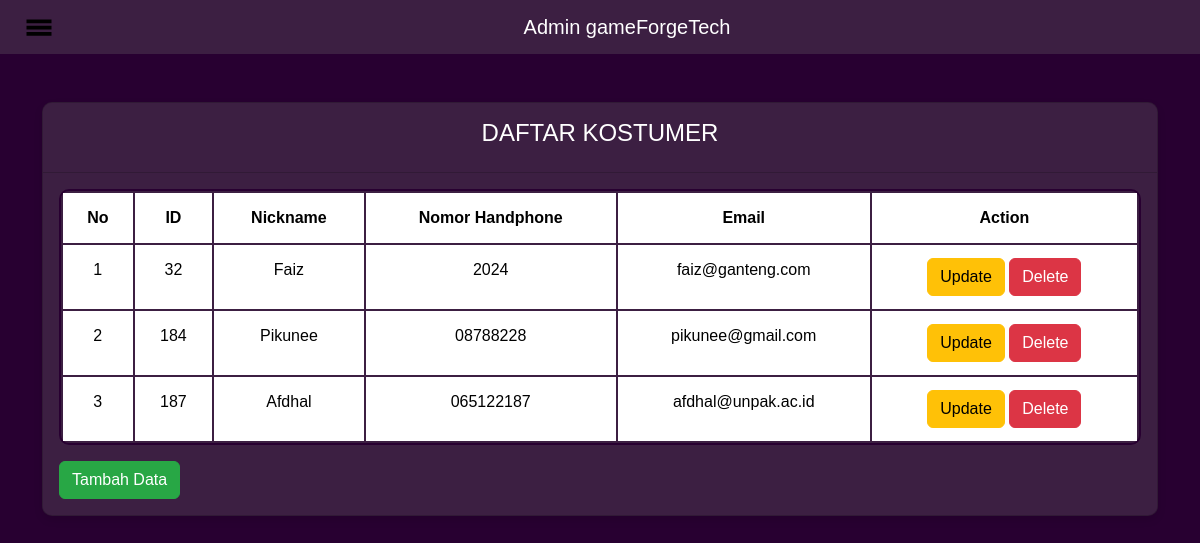
/admin/manajemen_kostumer.php, run on the app's committed database.
### tables this page shows
CREATE TABLE `kostumer` (
  `id` int NOT NULL,
  `id_game` int DEFAULT NULL,
  `nick` varchar(100) DEFAULT NULL,
  `no_hp` varchar(20) DEFAULT NULL,
  `email` varchar(100) DEFAULT NULL
);

### admin/manajemen_kostumer.php (the view, shortened to what this page needs)
<!doctype html>
<html lang="en">
  <head>
    <link href="https://cdn.jsdelivr.net/npm/bootstrap@5.3.3/dist/css/bootstrap.min.css" rel="stylesheet">
    <link rel="stylesheet" href="manajemen.css">
  </head>
  <body>
    <nav class="navbar navbar-dark">
      <div class="container-fluid">
        <button class="navbar-toggler" type="button" data-bs-toggle="offcanvas" data-bs-target="#offcanvasNavbar" aria-controls="offcanvasNavbar">
          <span class="navbar-toggler-icon"></span>
        </button>
        <span class="navbar-brand mb-0 h1 text-center mx-auto">Admin gameForgeTech</span>
      </div>
    </nav>
    <div class="container my-5">
      <div class="card">
        <div class="card-header">
          <h4 class="text-center">DAFTAR KOSTUMER</h4>
        </div>
        <div class="card-body">
          <table class="table table-bordered">
            <thead>
              <tr>
                <th scope="col">No</th>
                <th scope="col">ID</th>
                <th scope="col">Nickname</th>
                <th scope="col">Nomor Handphone</th>
                <th scope="col">Email</th>
                <th scope="col">Action</th>
              </tr>
            </thead>
            <tbody>
              <?php
              include("koneksi.php");
              $no = 1;
              $query = mysqli_query($connection, "SELECT * FROM kostumer");
              while ($row = mysqli_fetch_array($query)) {
              ?>
              <tr>
                <td><?php echo $no++;?></td>
                <td><?php echo $row['id'];?></td>
                <td><?php echo $row['nick'];?></td>
                <td><?php echo $row['no_hp'];?></td>
                <td><?php echo $row['email'];?></td>
                <td>
                  <a href="update_data.php?id=<?php echo $row['id']?>" class='btn btn-warning'>Update</a>
                  <a href="hapus_data.php?id=<?php echo $row['id']?>" class='btn btn-danger'>Delete</a>
                </td>
              </tr>
              <?php
              }
              ?>
            </tbody>
          </table>
          <a href="tambah_data.php" class="btn btn-success">Tambah Data</a>
        </div>
      </div>
    </div>
  </body>
</html>

### admin/manajemen.css (style rules this page uses)
body { background-color: #280031; color: #ffffff; font-family: "Arial", sans-serif; }
.navbar { background-color: #3C1F42; }
.navbar .navbar-brand { margin: 0 auto; text-align: center; }
.navbar-toggler { border: none; }
.card { background-color: #3C1F42; box-shadow: 0 4px 8px rgba(0, 0, 0, 0.1); border-radius: 10px; overflow: hidden; }
.card-header { background-color: #3C1F42; color: #ffffff; padding: 1rem; font-weight: bold; text-align: center; }
.card-body { background-color: #3C1F42; color: #ffffff; }
.table { border-collapse: collapse; }
.table thead { background-color: #3C1F42; color: #ffffff; }
.table tbody { background-color: #ffffff; color: #000000; }
.table, .table th, .table td { border: 1px solid #3C1F42; }
.table th, .table td { padding: 0.75rem; text-align: center; }
.btn-success { background-color: #28a745; border-color: #28a745; margin-right: 10px; }
.btn-warning { background-color: #ffc107; border-color: #ffc107; }
.btn-danger { background-color: #dc3545; border-color: #dc3545; }
.table { border-collapse: separate; border-radius: 10px; border: 2px solid #280031; }
.table th, .table td { border: 1px solid white; }

### data on the page
kostumer: id "32", nick "Faiz", no_hp "2024", email "faiz@ganteng.com"
kostumer: id "184", nick "Pikunee", no_hp "08788228", email "pikunee@gmail.com"
kostumer: id "187", nick "Afdhal", no_hp "065122187", email "afdhal@unpak.ac.id"
